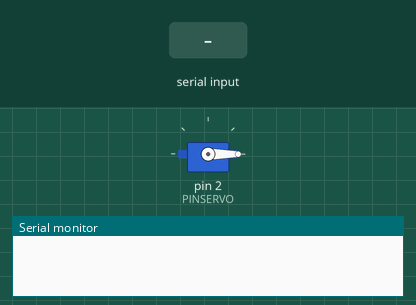
This sketch was run on a simulated Arduino Uno, built with avr-gcc and run on an emulated ATmega328P. On the bench: servo, the last lines printed to the serial monitor. The inputs (shaded band) are chosen by the test bench.

Above: at 1.2 s.
1.3 s: "subir\n" received over Serial
At 2.2 s:
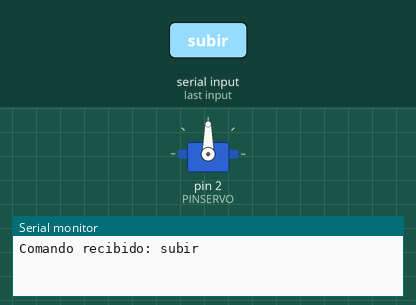
Timing chart, 0 to 7.8 s (numbered marks = the images above; inputs shaded):
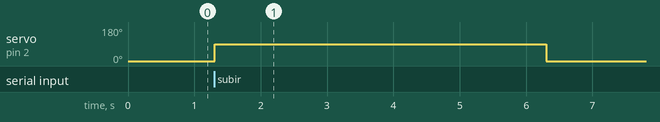

Measured:
- after the input at 1.3 s, servo on pin 2 (PINSERVO): 0° → 90° at once, → 0° 5.0 s later

The sketch:

sketch_nov7a.ino
```cpp
#include <Servo.h>

Servo servol;  // Crear un objeto de servo

// Definir los pines y límites del servomotor
int PINSERVO = 2;
int PULSOMIN = 1000;   // Pulso mínimo en microsegundos
int PULSOMAX = 2000;   // Pulso máximo en microsegundos

void setup() {
  Serial.begin(9600);  // Iniciar la comunicación serial
  servol.attach(PINSERVO, PULSOMIN, PULSOMAX); // Conectar el servomotor al pin 2 con límites de pulso
  servol.write(0);  // Inicialmente, la barrera está abajo
}

void loop() {
  if (Serial.available() > 0) {
    String comando = Serial.readStringUntil('\n');  // Leer el comando completo
    comando.trim();  // Limpiar espacios en blanco

    if (comando == "subir") {
      Serial.println("Comando recibido: subir");
      servol.write(90);  // Mover el servomotor a 90 grados para subir la barrera
      delay(5000);       // Mantener la barrera arriba por 5 segundos
      servol.write(0);   // Bajar la barrera después de 5 segundos
    }
  }
}
```
